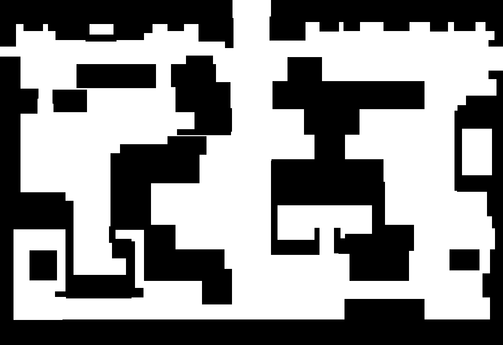
#> input picture rsz_test_img.png, 503 x 345 px
$ jupyter execute --allow-errors MCL_localization.ipynb
#> lines starting #> are read from the running program, lines starting #| are printed output that depends on the picture
[cell 1]
import numpy as np
from matplotlib import pyplot as plt
import os
from skimage import io
from PIL import Image
from matplotlib.pyplot import imshow
import pandas as pd
from bresenham import bresenham
import matplotlib.pyplot as plt
import random


random_image = np.random.random([500, 500])

plt.imshow(random_image, cmap='gray', interpolation='nearest');
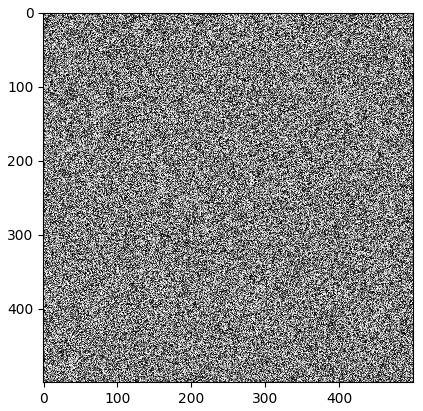
#> figure drawn by matplotlib, 1 panel

[cell 2]
import os
filename = 'rsz_test_img.png'
from skimage import io
test = io.imread(filename)

#> (a cell that did not finish here is left out)

#> (a cell that did not finish here is left out)

[cell 5]
from PIL import Image
from matplotlib.pyplot import imshow
import numpy as np
import os
from skimage import io

def show_image(filename):
    """Takes image file and shows (and resizes) it"""
    %matplotlib inline
    img = Image.open(filename)
    #img = img.resize((500, 350))
    #imshow(np.asarray(img))
    #img.show()
    test = io.imread(filename)
    io.imshow(test)

#> (a cell that did not finish here is left out)

#> in show_image, img is the input picture: PIL image 503x345 LA; mean R, G, B, A 137.9, 137.9, 137.9, 255

[cell 7]
def trace_ends(particle, maxrange):
    newpart = particle
    ranges = rayscan(newpart, maxrange)
    anglez = range(0, 360, 1)
    lscans = []

    for i in range(len(ranges)):
        y, x, z = find_ends(newpart.get_coords(), anglez[i], ranges[i])
        lscans.append(Particle(y, x, z))

    plot_particles(lscans)

#> (a cell that did not finish here is left out)

#> (a cell that did not finish here is left out)

#> (a cell that did not finish here is left out)

[cell 11]
from matplotlib.pyplot import imshow
from PIL import Image
import numpy as np
import pandas as pd

#create a function that takes an image file and returns a dataframe
def imager(filename):
    """takes in a black&white image filename and returns a dataframe object"""
    img = Image.open(filename)
    arr = np.array(img)

    cols = len(arr)
    rows = len(arr[0])
    w, h = rows, cols;
    Matrix = [[None for x in range(rows)] for y in range(cols)]
    valid_coords = [] #Holds all pixels that are white


    for i in range(cols):
        for j in range(rows):
            if list(arr[i][j]) == [0, 255]:
                Matrix[i][j] = "B"
            else:
                Matrix[i][j] = "W"
                valid_coords.append((i, j))

    data = pd.DataFrame(data = Matrix)
    return data, valid_coords

[cell 12]
m, valid_coords = imager("rsz_test_img.png")
#> in imager, `cols = len(arr)`: cols = 345
#> in imager, `rows = len(arr[0])`: rows = 503
#> in imager, `w, h = rows, cols;`: h = 345
#> m = table of 345 rows and 503 columns

[cell 13]
max_scan_range = 250

#> (a cell that did not finish here is left out)

[cell 15]
Matrix = m.values
print(len(Matrix))
#| 345
print(len(Matrix[0]))
#| 503

345*503

[cell 16]
from math import *

def find_ends(position, n, rng):

    """Calculates the outermost point of a scan at an angle relative to the particle"""
    x = position[1] + rng * (cos(radians(position[2] + n)))
    y = position[0] + rng * (sin(radians(position[2] + n)))

    #Remember, because y is defined first in the image
    return (int(round(y)), int(round(x)), position[2])

[cell 17]
class Particle:
    """Represents a particle for the particle filter in a 2-D State Space
    NOTE: Because the image processing is indexed by the Y-axis first, this is
    reflected in the particle's pose representation."""

    def __init__(self, y, x, z):
        self.y = y      #particle's 'y-coordinate'
        self.x = x      #particle's 'x-coordinate'
        self.z = z      #particle's angle
        self.weight = 1/173535 #particle's weight has to be small to not break sampling

    #Define getters & setters
    def get_coords(self):
        return (self.y, self.x, self.z)

    def get_x(self):
        return self.x

    def get_y(self):
        return self.y

    def get_z(self):
        return self.z

    def set_coords(self, y, x, z):
        self.y = y
        self.x = x
        self.z = z

    def set_x(self, x):
        self.x = x

    def set_y(self, y):
        self.y = y

    def set_z(self, z):
        self.z = z

    def set_weight(self, weight):
        self.weight = weight

    def get_weight(self):
        return self.weight

    #Controls for turning/moving the robot by l pixels
    def move_forward(self, l):
        xmove = int(round(self.get_x() + np.cos(np.deg2rad(self.get_z())) * l))
        ymove = int(round(self.get_y() + np.sin(np.deg2rad(self.get_z())) * l))
        path = list(bresenham(self.get_y(), self.get_x(), ymove, xmove))
        #If the robot bumps into a wall, then it just stays there.
        count = 0 #If no black pixels are encountered, then count will be the max length of the scan
        #Also, it must stop iterating if it encounters a point that is out of bounds of the map
        while count != len(path) - 1 and path[count][0] > 0 and path[count][1] > 0 and path[count][0] < len(Matrix) and path[count][1] < len(Matrix[0]) and Matrix[path[count][0]][path[count][1]] != "B" :
            count += 1
        edge_point = path[count]
        self.set_x(edge_point[1])
        self.set_y(edge_point[0])

    #rotate the robot
    def rotate(self, angle):
        self.set_z((self.get_z() + angle) % 360)

[cell 18]
#test cos/sin
asdf = Particle(25, 250, 90)
asdf.move_forward(100)
#> (the call stopped at in move_forward, `path = list(bresenham(self.get_y(), self.get_x(), ymove, xmove))`: bresenham is not available in this run)
asdf.get_coords()
asdf.rotate(-90)
asdf.move_forward(100)
#> (the call stopped at in move_forward, `path = list(bresenham(self.get_y(), self.get_x(), ymove, xmove))`: bresenham is not available in this run)
asdf.get_coords()

[cell 19]
p = Particle(50, 2, 0)
p.get_coords()

[cell 20]
ranges = range(0, 360, 1)

for i in ranges:
    print(find_ends(p.get_coords(), i, 100))

[cell 21]
"""Now use the bresenham algorithm to find all pixels to examine for each line"""

from bresenham import bresenham

coords = p.get_coords()
ranges = find_ends(coords, 0, 100)

list(bresenham(coords[0], coords[1], ranges[0], ranges[1]))
#> (this line was passed over: bresenham is not available in this run)
#NOTE: bresenham returns tuples in the form of (y, x) NOT (x, y)

[cell 22]
def rayscan(point, max_scan_range, binsize=1):
    """Takes a particle as input and performs a rayscan at n degree increments
    , then returns the distances as an array"""
    #Convert the particle's pose into a 3-element tuple
    coords = point.get_coords()

    angles = range(0, 360, binsize)
    scan_points = []
    results = [] #Stores the distances from the particle to edge of the scan
    #maximum range of the scanner in pixels
    scan_max_range = max_scan_range

    #find the furthest points of the scan for each angle
    for i in range(len(angles)):
        scan_points.append(find_ends(coords, angles[i], scan_max_range))

    #Apply the Bresenham algorithm to find all pixels along each scanning line
    for p in scan_points:
        #contains sequence of pixels from position of particle to extent of scanner
        path = list(bresenham(coords[0], coords[1], p[0], p[1]))
        #Iterate over each pixel until a black one is encountered, or all pixels are white
        count = 0 #If no black pixels are encountered, then count will be the max length of the scan
        #Also, it must stop iterating if it encounters a point that is out of bounds of the map
        while count != len(path) - 1 and path[count][0] > 0 and path[count][1] > 0 and path[count][0] < len(Matrix) and path[count][1] < len(Matrix[0]) and Matrix[path[count][0]][path[count][1]] != "B":
            count += 1
        edge_point = path[count]
        #print(path)
        #print(edge_point, count)
        results.append(getdist(coords, edge_point))

    return results

[cell 23]
from math import *
def getdist(point1, point2):
    """Calculates and returns distance between two pixels"""
    return sqrt(((point2[0] - point1[0])**2) + ((point2[1] - point1[1])**2))

[cell 24]
pa = Particle(50, 2, 0)
angles = range(0, 360, 1)
scans = []
for i in range(len(angles)):
    scans.append(find_ends(pa.get_coords(), angles[i], 200))
#> (the rest of this cell did not finish here and is left out)

[cell 25]
Matrix[100][10]
#> Out = 'B'

[cell 26]
import numpy as np
#Take random samples from list of weighted particles

def generate_samples(particles, n=1000):
    """Generate n number of particles randomly distributed across map"""
    #extract weight of each particle
    weights = []
    for point in particles:
        weights.append(point.get_weight())
    #Normalize weights
    probs = np.array(weights)
    probs /= probs.sum()

    #resample based on weights
    before_noise = list(np.random.choice(particles, n, p=probs, replace=True))

    return before_noise

[cell 27]
def init_particles(coords):
    """Takes coordinates of white spaces on map and converts to particles with random angle"""
    particles = []
    for coord in coords:
        particles.append(Particle(coord[0], coord[1], np.random.randint(low = 0, high = 360)))
    return particles

[cell 28]
import matplotlib.pyplot as plt


parts = init_particles(valid_coords)
samples = generate_samples(parts, 10000)
#separate x and y coordinates in list of samples
x = []
y = []
for sample in samples:
    x.append(sample.get_x())
    y.append(sample.get_y())

#plt.plot(x, y, 'ro')
plt.scatter(x=x, y=y, c='r', alpha=0.1)
#plt.gca().invert_yaxis()
plt.axis([0, len(Matrix[0]), len(Matrix), 0])
plt.show()
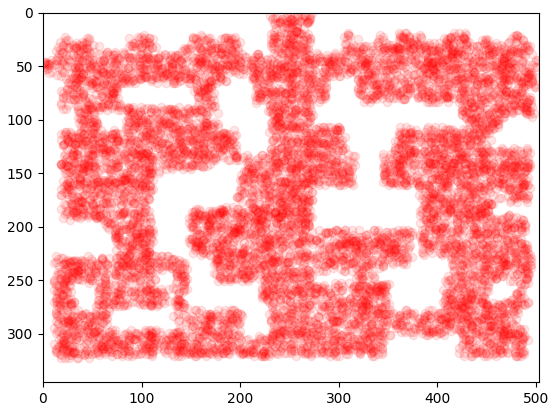
#> figure drawn by matplotlib, 1 panel

[cell 29]
asdf = Particle(25, 250, 90)
asdf.move_forward(75)
#> (the call stopped at in move_forward, `path = list(bresenham(self.get_y(), self.get_x(), ymove, xmove))`: bresenham is not available in this run)
print(asdf.get_coords())

[cell 30]
#create a fxn that assigns a score to a particle based on a reference
def new_weight(reference, measurement, max_scan_range = 250):
    """Takes in the robot and particle object, and compares the scans to give it a score"""
    #Get scans of both
    a = rayscan(reference, max_scan_range)
    b = rayscan(measurement, max_scan_range)

    return sum([gauss_prob(a[i], b[i]) for i in range(len(a))])

[cell 31]
#Helper function for assigning weights to particles
def gauss_prob(a, b):
    """Gaussian probability"""
    diff = b - a
    exp = -(diff**2)/0.5
    return (1./(sqrt(2*pi)*0.5)) * e**exp

[cell 32]
def plot_particles(p):
    """takes a list of particles and plots a scatterplot"""
    x = []
    y = []
    for sample in p:
        x.append(sample.get_x())
        y.append(sample.get_y())

    #plt.plot(x, y, 'ro')
    plt.scatter(x=x, y=y, c='r', alpha=0.1)
    #plt.gca().invert_yaxis()
    plt.axis([0, len(Matrix[0]), len(Matrix), 0])
    plt.show()

[cell 33]
new_weight(Particle(300,175, 0), Particle(300, 175, 0))
#> (the call stopped at in rayscan, `path = list(bresenham(coords[0], coords[1], p[0], p[1]))`: bresenham is not available in this run)

[cell 34]
#base algorithm for the MCL
#first, pass in a list of particles and the robot particle.
#Next, compare the particles scans with the robot scan to assign new weights
#resample from the list of particles with the new weights and return it
def MCL(particles, robot, num):
    """resample from the list of particles with the new weights and return it"""

    #resampling step

    before_noise = generate_samples(particles, n=num)

    #apply noise to samples
    after_noise = list()

    for particle in before_noise:
        x, y, z = add_noise(particle)
        #If the noise-added points are out of map, then
        while not in_map(y, x, z) or Matrix[y][x] != "W":
            (x, y, z) = add_noise(particle)
        new_part = Particle(y, x, z)
        new_part.set_weight(new_part.get_weight() * new_weight(robot, new_part))
        #new_part.set_weight(new_part.get_weight() * 1)
        after_noise.append(new_part)
    #apply noise to particles
    return after_noise

#> (a cell that did not finish here is left out)

[cell 36]
def add_noise(particle):
    """Adds noise to x, y, z coordinates"""
    x = int(round(particle.get_x() + np.random.normal(0, 1)))
    y = int(round(particle.get_y() + np.random.normal(0, 1)))
    z = int(round(particle.get_z() + np.random.normal(0, 3)))
    return (x, y, z)

[cell 37]
def in_map(y, x, z):
    """takes in coords and returns true if it is in map"""
    if y > 0 and x > 0 and y < len(Matrix) and x < len(Matrix[0]):
        return True
    return False

[cell 38]
parts = init_particles(valid_coords)
samples = generate_samples(parts, 20000)
plot_particles(samples)
#> in plot_particles, `plt.show()`:
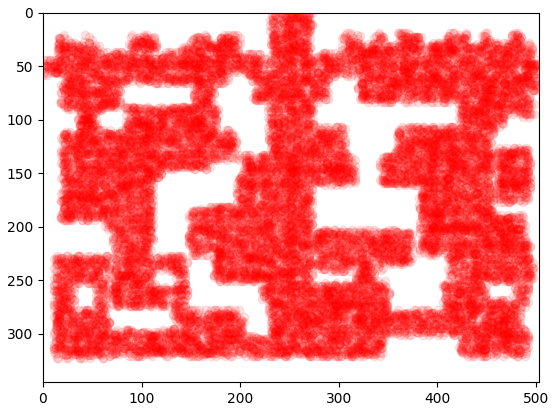
#> figure drawn by matplotlib, 1 panel


# To sort the list in place...
samples.sort(key=lambda x: x.weight, reverse=True)

#for i in samples:
#    print(i.get_coords(), i.get_weight())
for i in samples:
    if Matrix[i.get_coords()[0]][i.get_coords()[1]] == "B":
        print(i.get_coords())

[cell 39]
robot = Particle(25, 250, 90)
robot.get_coords()
#> Out = (25, 250, 90)

#> (a cell that did not finish here is left out)

plot_particles(stuff)

[cell 41]
robot.get_coords()
#> Out = (25, 250, 90)

#> (a cell that did not finish here is left out)

[cell 43]
print(robot.get_coords())
#| (25, 250, 90)

[cell 44]
robot.move_forward(25)
#> (the call stopped at in move_forward, `path = list(bresenham(self.get_y(), self.get_x(), ymove, xmove))`: bresenham is not available in this run)
robot.rotate(-90)
